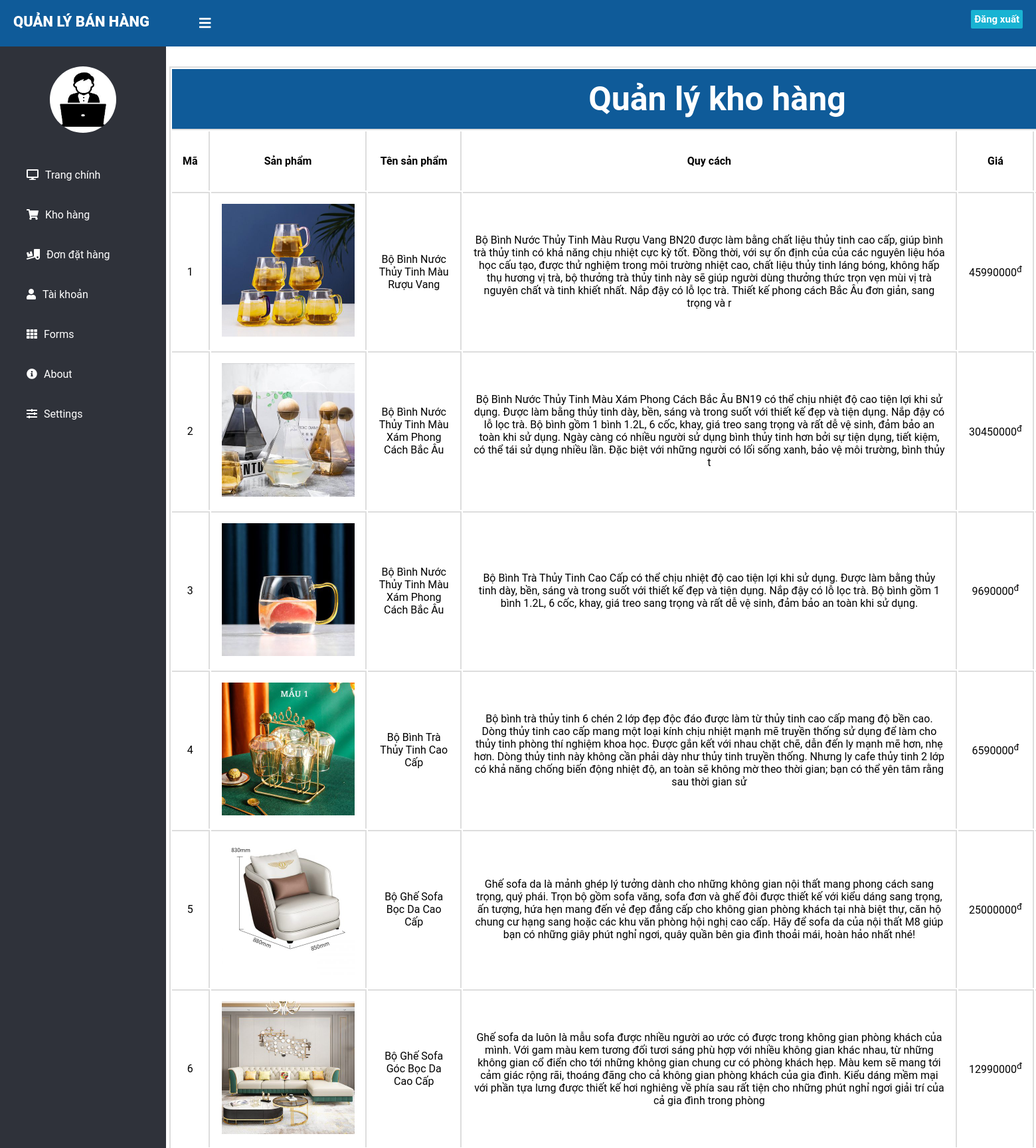
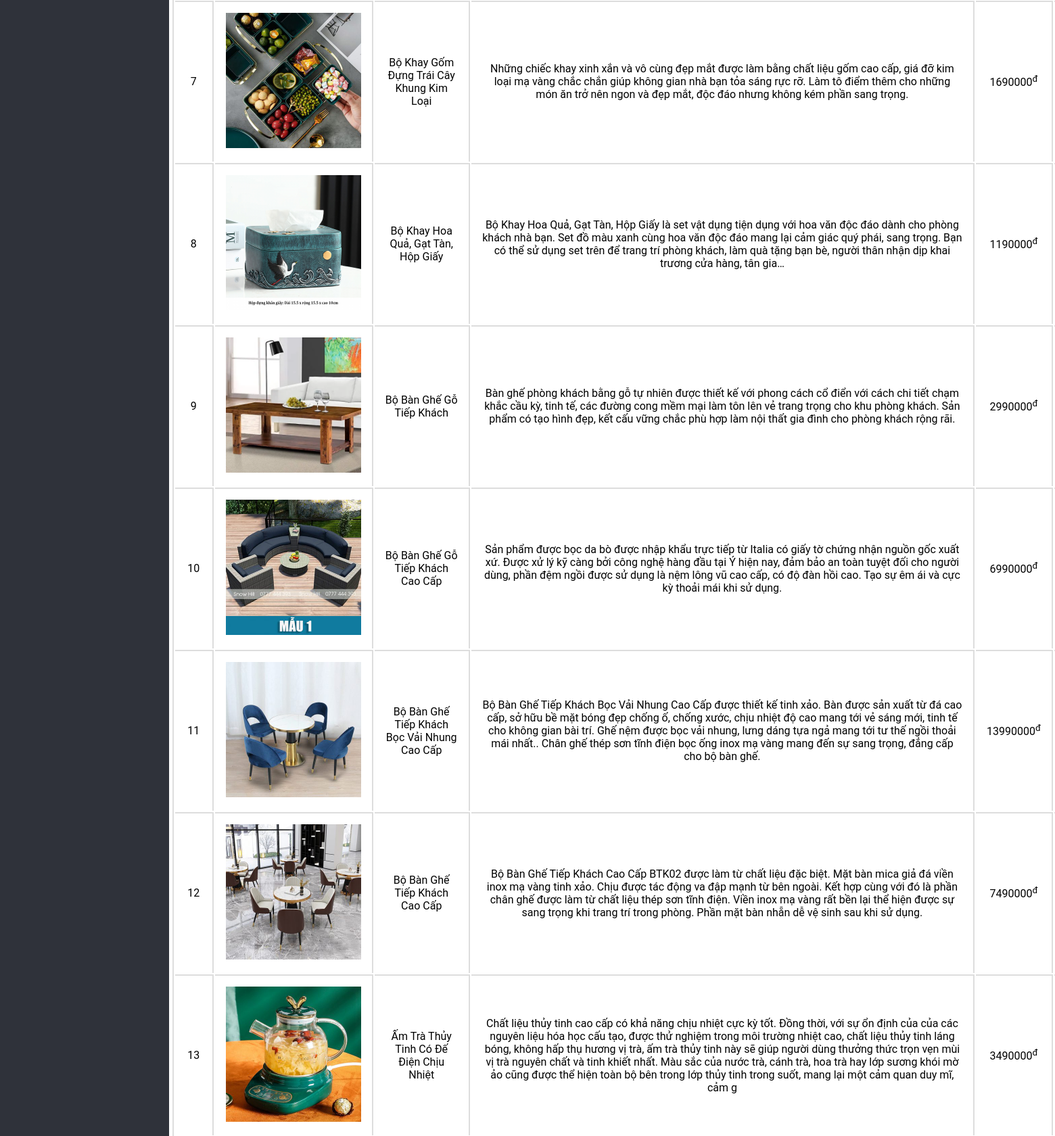
The app's page /admin/product.php (upper part) with its own data (2 pictures, top to bottom).
### tables this page shows
CREATE TABLE `hanghoa` (
  `MSHH` int(20) NOT NULL COMMENT 'Mã số hàng hóa',
  `TenHH` varchar(255) NOT NULL COMMENT 'Tên hàng hóa',
  `QuyCach` varchar(500) NOT NULL COMMENT 'Quy cách ',
  `Gia` int(11) NOT NULL COMMENT 'Giá',
  `SoLuongHang` int(50) NOT NULL COMMENT 'Số Lượng hàng hóa',
  `MaLoaiHang` int(20) NOT NULL COMMENT 'Mã loại hàng'
);

CREATE TABLE `hinhhanghoa` (
  `MaHinh` int(20) NOT NULL COMMENT 'Mã hình ',
  `TenHinh` varchar(255) NOT NULL COMMENT 'Tên Hình',
  `MSHH` int(20) NOT NULL COMMENT 'Mã số hàng hóa'
);

### admin/product.php (the view, shortened to what this page needs)
<?php
	require_once("php/header.php");
	require_once("php/sidebar.php");
    $sql = "SELECT h.mshh, img.tenhinh, h.tenhh, h.quycach, h.gia, h.soluonghang, l.tenloaihang FROM hanghoa h join hinhhanghoa img on h.mshh = img.mshh join loaihanghoa l on h.maloaihang = l.maloaihang";
    $query = mysqli_query($conn,$sql);
?>
<div class="container">
	<table>
		<thead>
			<th colspan="9" style="border-bottom: 2px solid #dddddd; font-size: 50px; color: white; background-color: #0F5B99;">Quản lý kho hàng</th>
		</thead>
		<thead>
			<th>Mã</th>
			<th>Sản phẩm</th>
			<th>Tên sản phẩm</th>
			<th>Quy cách</th>
			<th>Giá</th>
		</thead>
		<?php
		while($result = mysqli_fetch_array($query)) { ?>
			<tbody>
				<th><?php echo $result['mshh']; ?></th>
				<th><img src="image/<?php echo $result['tenhinh']; ?>" width="200px"></th>
				<th><p><?php echo $result['tenhh']; ?></p></th>
				<th><p><?php echo $result['quycach']; ?></p></th>
				<th><?php echo $result['gia']; ?><sup>đ</sup></th>
			</tbody>
  <?php } ?>
	</table>
</div>

### admin/style.css (style rules this page uses)
body { margin: 0; padding: 0; max-width: 200vw; height: 100%; font-family: "Roboto", sans-serif; }
.container { transition: 0.5s; font-size: 16px; position: absolute; margin-top: 100px; margin-left: 255px; }
.container table { width: 1650px; border: 2px solid #dddddd; margin-bottom: 10px; }
.container table th { border-right: 2px solid #dddddd ; }
.container table th:last-child { border: none; }
.container table tr th { padding: 16px; }
.container table tbody th { border-top: 2px solid #dddddd; font-weight: normal; }

### records on screen
hanghoa: MSHH "1", hinhhanghoa.TenHinh (picture), TenHH "Bộ Bình Nước Thủy Tinh Màu Rượu Vang", QuyCach "Bộ Bình Nước Thủy Tinh Màu Rượu Vang BN20 được làm bằng chất liệu thủy tinh cao cấp, giúp bình trà thủy tinh có khả năng chịu nhiệt cực kỳ tốt. Đồng thời, với sự ổn định của của các nguyên liệu hóa học cấu tạo, được thử nghiệm trong môi trường nhiệt cao, chất liệu thủy tinh láng bóng, không hấp thụ hương vị trà, bộ thưởng trà thủy tinh này sẽ giúp người dùng thưởng thức trọn vẹn mùi vị trà nguyên chất và tinh khiết nhất. Nắp đậy có lỗ lọc trà. Thiết kế phong cách Bắc Âu đơn giản, sang trọng và r", Gia "45990000"
hanghoa: MSHH "2", hinhhanghoa.TenHinh (picture), TenHH "Bộ Bình Nước Thủy Tinh Màu Xám Phong Cách Bắc Âu", QuyCach "Bộ Bình Nước Thủy Tinh Màu Xám Phong Cách Bắc Âu BN19 có thể chịu nhiệt độ cao tiện lợi khi sử dụng. Được làm bằng thủy tinh dày, bền, sáng và trong suốt với thiết kế đẹp và tiện dụng. Nắp đậy có lỗ lọc trà. Bộ bình gồm 1 bình 1.2L, 6 cốc, khay, giá treo sang trọng và rất dễ vệ sinh, đảm bảo an toàn khi sử dụng. Ngày càng có nhiều người sử dụng bình thủy tinh hơn bởi sự tiện dụng, tiết kiệm, có thể tái sử dụng nhiều lần. Đặc biệt với những người có lối sống xanh, bảo vệ môi trường, bình thủy t", Gia "30450000"
hanghoa: MSHH "3", hinhhanghoa.TenHinh (picture), TenHH "Bộ Bình Nước Thủy Tinh Màu Xám Phong Cách Bắc Âu", QuyCach "Bộ Bình Trà Thủy Tinh Cao Cấp có thể chịu nhiệt độ cao tiện lợi khi sử dụng. Được làm bằng thủy tinh dày, bền, sáng và trong suốt với thiết kế đẹp và tiện dụng. Nắp đậy có lỗ lọc trà. Bộ bình gồm 1 bình 1.2L, 6 cốc, khay, giá treo sang trọng và rất dễ vệ sinh, đảm bảo an toàn khi sử dụng.", Gia "9690000"
hanghoa: MSHH "4", hinhhanghoa.TenHinh (picture), TenHH "Bộ Bình Trà Thủy Tinh Cao Cấp", QuyCach "Bộ bình trà thủy tinh 6 chén 2 lớp đẹp độc đáo được làm từ thủy tinh cao cấp mang độ bền cao. Dòng thủy tinh cao cấp mang một loại kính chịu nhiệt mạnh mẽ truyền thống sử dụng để làm cho thủy tinh phòng thí nghiệm khoa học. Được gắn kết với nhau chặt chẽ, dẫn đến ly mạnh mẽ hơn, nhẹ hơn. Dòng thủy tinh này không cần phải dày như thủy tinh truyền thống. Nhưng ly cafe thủy tinh 2 lớp có khả năng chống biến động nhiệt độ, an toàn sẽ không mờ theo thời gian; bạn có thể yên tâm rằng sau thời gian sử", Gia "6590000"
hanghoa: MSHH "5", hinhhanghoa.TenHinh (picture), TenHH "Bộ Ghế Sofa Bọc Da Cao Cấp", QuyCach "Ghế sofa da là mảnh ghép lý tưởng dành cho những không gian nội thất mang phong cách sang trọng, quý phái. Trọn bộ gồm sofa văng, sofa đơn và ghế đôi được thiết kế với kiểu dáng sang trọng, ấn tượng, hứa hẹn mang đến vẻ đẹp đẳng cấp cho không gian phòng khách tại nhà biệt thự, căn hộ chung cư hạng sang hoặc các khu văn phòng hội nghị cao cấp. Hãy để sofa da của nội thất M8 giúp bạn có những giây phút nghỉ ngơi, quây quần bên gia đình thoải mái, hoàn hảo nhất nhé!", Gia "25000000"
hanghoa: MSHH "6", hinhhanghoa.TenHinh (picture), TenHH "Bộ Ghế Sofa Góc Bọc Da Cao Cấp", QuyCach "Ghế sofa da luôn là mẫu sofa được nhiều người ao ước có được trong không gian phòng khách của mình. Với gam màu kem tương đối tươi sáng phù hợp với nhiều không gian khác nhau, từ những không gian cổ điển cho tới những không gian chung cư có phòng khách hẹp. Màu kem sẽ mang tới cảm giác rộng rãi, thoáng đãng cho cả không gian phòng khách của gia đình. Kiểu dáng mềm mại với phần tựa lưng được thiết kế hơi nghiêng về phía sau rất tiện cho những phút nghỉ ngơi giải trí của cả gia đình trong phòng", Gia "12990000"
hanghoa: MSHH "7", hinhhanghoa.TenHinh (picture), TenHH "Bộ Khay Gốm Đựng Trái Cây Khung Kim Loại", QuyCach "Những chiếc khay xinh xắn và vô cùng đẹp mắt được làm bằng chất liệu gốm cao cấp, giá đỡ kim loại mạ vàng chắc chắn giúp không gian nhà bạn tỏa sáng rực rỡ. Làm tô điểm thêm cho những món ăn trở nên ngon và đẹp mắt, độc đáo nhưng không kém phần sang trọng.", Gia "1690000"
hanghoa: MSHH "8", hinhhanghoa.TenHinh (picture), TenHH "Bộ Khay Hoa Quả, Gạt Tàn, Hộp Giấy", QuyCach "Bộ Khay Hoa Quả, Gạt Tàn, Hộp Giấy là set vật dụng tiện dụng với hoa văn độc đáo dành cho phòng khách nhà bạn. Set đồ màu xanh cùng hoa văn độc đáo mang lại cảm giác quý phái, sang trọng. Bạn có thể sử dụng set trên để trang trí phòng khách, làm quà tặng bạn bè, người thân nhận dịp khai trương cửa hàng, tân gia…", Gia "1190000"
hanghoa: MSHH "9", hinhhanghoa.TenHinh (picture), TenHH "Bộ Bàn Ghế Gỗ Tiếp Khách", QuyCach "Bàn ghế phòng khách bằng gỗ tự nhiên được thiết kế với phong cách cổ điển với cách chi tiết chạm khắc cầu kỳ, tinh tế, các đường cong mềm mại làm tôn lên vẻ trang trọng cho khu phòng khách. Sản phẩm có tạo hình đẹp, kết cấu vững chắc phù hợp làm nội thất gia đình cho phòng khách rộng rãi.", Gia "2990000"
hanghoa: MSHH "10", hinhhanghoa.TenHinh (picture), TenHH "Bộ Bàn Ghế Gỗ Tiếp Khách Cao Cấp", QuyCach "Sản phẩm được bọc da bò được nhập khẩu trực tiếp từ Italia có giấy tờ chứng nhận nguồn gốc xuất xứ. Được xử lý kỹ càng bởi công nghệ hàng đầu tại Ý hiện nay, đảm bảo an toàn tuyệt đối cho người dùng, phần đệm ngồi được sử dụng là nệm lông vũ cao cấp, có độ đàn hồi cao. Tạo sự êm ái và cực kỳ thoải mái khi sử dụng.", Gia "6990000"
hanghoa: MSHH "11", hinhhanghoa.TenHinh (picture), TenHH "Bộ Bàn Ghế Tiếp Khách Bọc Vải Nhung Cao Cấp", QuyCach "Bộ Bàn Ghế Tiếp Khách Bọc Vải Nhung Cao Cấp được thiết kế tinh xảo. Bàn được sản xuất từ đá cao cấp, sở hữu bề mặt bóng đẹp chống ố, chống xước, chịu nhiệt độ cao mang tới vẻ sáng mới, tinh tế cho không gian bài trí. Ghế nệm được bọc vải nhung, lưng dáng tựa ngả mang tới tư thế ngồi thoải mái nhất.. Chân ghế thép sơn tĩnh điện bọc ống inox mạ vàng mang đến sự sang trọng, đẳng cấp cho bộ bàn ghế.", Gia "13990000"
hanghoa: MSHH "12", hinhhanghoa.TenHinh (picture), TenHH "Bộ Bàn Ghế Tiếp Khách Cao Cấp", QuyCach "Bộ Bàn Ghế Tiếp Khách Cao Cấp BTK02 được làm từ chất liệu đặc biệt. Mặt bàn mica giả đá viền inox mạ vàng tinh xảo. Chịu được tác động va đập mạnh từ bên ngoài. Kết hợp cùng với đó là phần chân ghế được làm từ chất liệu thép sơn tĩnh điện. Viền inox mạ vàng rất bền lại thể hiện được sự sang trọng khi trang trí trong phòng. Phần mặt bàn nhẵn dễ vệ sinh sau khi sử dụng.", Gia "7490000"
hanghoa: MSHH "13", hinhhanghoa.TenHinh (picture), TenHH "Ấm Trà Thủy Tinh Có Đế Điện Chịu Nhiệt", QuyCach "Chất liệu thủy tinh cao cấp có khả năng chịu nhiệt cực kỳ tốt. Đồng thời, với sự ổn định của của các nguyên liệu hóa học cấu tạo, được thử nghiệm trong môi trường nhiệt cao, chất liệu thủy tinh láng bóng, không hấp thụ hương vị trà, ấm trà thủy tinh này sẽ giúp người dùng thưởng thức trọn vẹn mùi vị trà nguyên chất và tinh khiết nhất. Màu sắc của nước trà, cánh trà, hoa trà hay lớp sương khói mờ ảo cũng được thể hiện toàn bộ bên trong lớp thủy tinh trong suốt, mang lại một cảm quan duy mĩ, cảm g", Gia "3490000"
